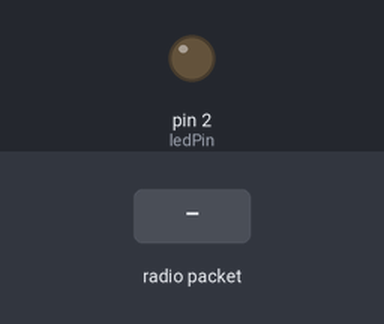
The sketch below on a simulated Arduino Uno, built with avr-gcc and run on an emulated ATmega328P. Parts: output pins drawn as LEDs (lit = HIGH). The test bench sets the inputs (shaded band). No radio packets arrive unless stated; what the sketch prints to the serial monitor is not drawn.

Above: at 1.2 s.
1.3 s: radio packet "1" arrives
Timing chart, 0 to 4.3 s (numbered marks = the images above; inputs shaded):
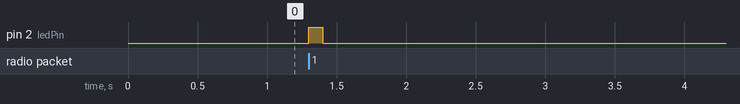

Measured:
- after the input at 1.3 s, pin 2 (ledPin): LOW → HIGH at once, → LOW 0.10 s later

The sketch:

7022020rcv.ino
```cpp
#include <RH_ASK.h>
#include <SPI.h>
RH_ASK driver;
int ledPin = 2;

void setup()
{
    pinMode(ledPin, OUTPUT);
    Serial.begin(9600);
    if (!driver.init())
         Serial.println("init failed");
}

void loop()
{
    uint8_t buf[12];
    uint8_t buflen = sizeof(buf);
    if (driver.recv(buf, &buflen))
    {
      int i;
       digitalWrite(ledPin, HIGH);

      Serial.print("Message: ");
      Serial.println((char*)buf);
            delay(100);
      digitalWrite(ledPin, LOW);
    }
}
```
